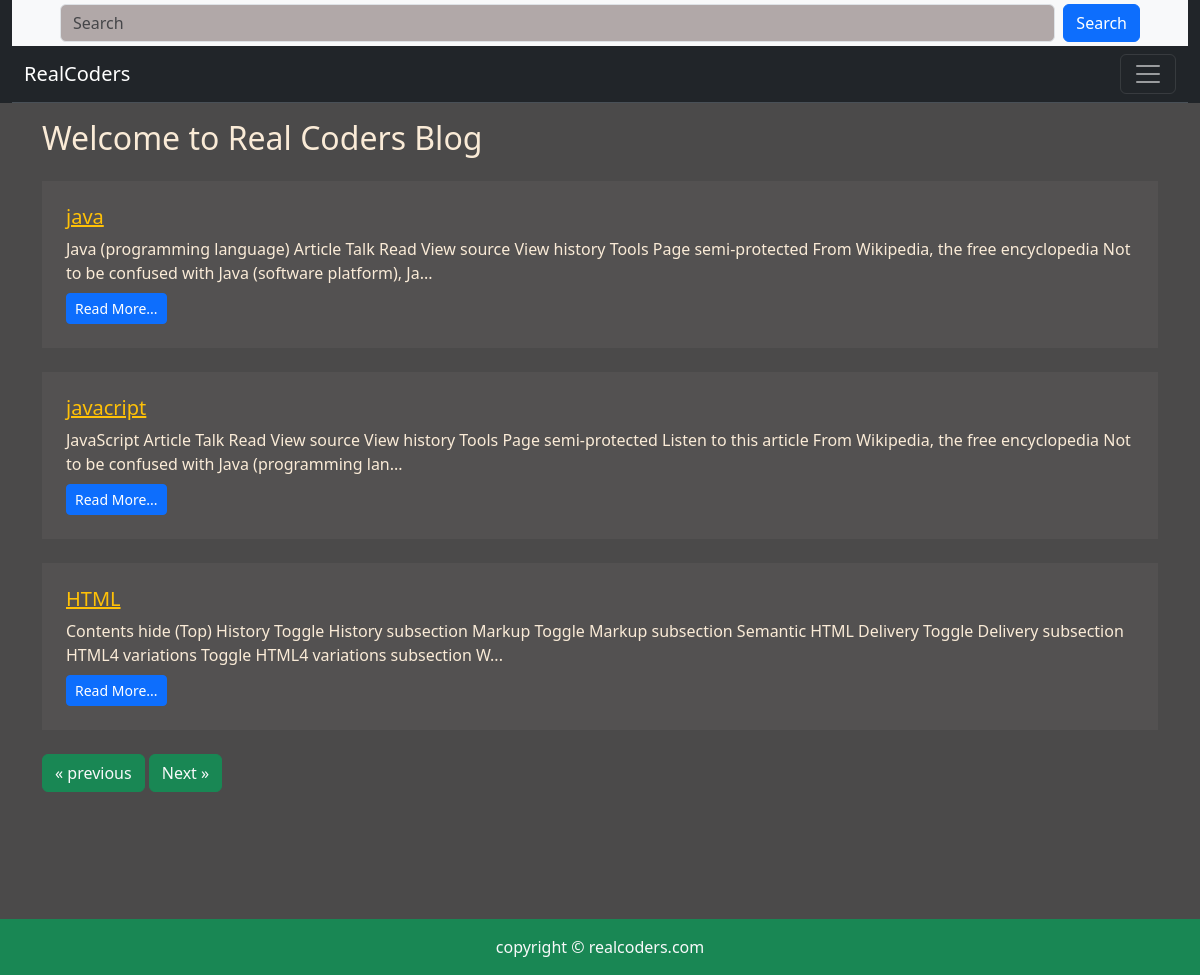
Screenshot of /blog/ with the database file from the repository.
### blog/models.py (models this page shows)
class post(models.Model):
     title=models.CharField(max_length=150)
     desc=models.TextField()

### blog/views.py (the view)
# urls.py: 2. Add a URL to urlpatterns:  path('blog/', include('blog.urls'))
def blog(request):
      no_of_post=3
      page=request.GET.get('page')
      if page is None:
            page=1
      else:
            page=int(page)
      blogs=post.objects.all()
      length=len(blogs)
      blogs=blogs[(page-1)*no_of_post:page*no_of_post]
      if page>1:
         prev=page-1
      else:
           prev=None
      if page<math.ceil(length/no_of_post):
        nxt=page+1
      else:
           nxt=None
      context={
            'blogs':blogs,
            'prev':prev,
            'nxt':nxt
      }
      return render(request,'blog/bloghome.html',context)

### blog/templates/blog/bloghome.html (shortened to what this page needs)
{% extends "blog/base.html" %}
 {% load static %}
{% block content %}
<div class="container">
     <h2 class="my-3">Welcome to Real Coders Blog</h2>
     {% for blog in blogs %}
     <div class="my-4 jumbo-color p-4">
          <h5 class=""><a href="/blogpost/{{blog.id}}" class="text-warning">{{blog.title}}</a></h5>
          <div class="my-2">
            {{blog.desc|safe|slice:200}}...
          </div>
          <div>
          <a href="/blogpost/{{blog.id}}" class="text-dark"><button class="btn btn-primary btn-sm">Read More...</button></a>
         </div>
        </div>
     {% endfor %}
     <div class="my-3">
       {% if prev %}
     <button class="btn btn-success"><a href="/blog?page={{prev}} " class="text-light btn-pagination">&laquo; previous</a></button>
     {% else %}
     <button class="btn btn-success"><a href="#" class="text-light btn-pagination">&laquo; previous</a></button>
     {% endif %}
     {% if nxt  %}
     <button class="btn btn-success float-right"><a href="/blog?page={{nxt}}" class="text-light btn-pagination">Next &raquo; </a></button>
     {% else %}
     <button class="btn btn-success float-right"><a href="#" class="text-light btn-pagination">Next &raquo; </a></button>
     {% endif %}
     </div>
     </div>
     </div>
{% endblock content %}

### blog/static/blog/css/style.css (style rules this page uses)
body { background: rgb(75,74,74); color: antiquewhite; }
.jumbo-color { background:rgb(83,81,81); }

### blog/templates/blog/bloghome.html (style rules this page uses)
.btn-pagination { text-decoration: none; }
.container { min-height:100vh; }

### rows the page displays
post: title "java", desc "Java (programming language) Article Talk Read View source View history Tools Page semi-protected From Wikipedia, the free encyclopedia Not to be confused with Java (software platform), Ja"
post: title "javacript", desc "JavaScript Article Talk Read View source View history Tools Page semi-protected Listen to this article From Wikipedia, the free encyclopedia Not to be confused with Java (programming lan"
post: title "HTML", desc "Contents hide (Top) History Toggle History subsection Markup Toggle Markup subsection Semantic HTML Delivery Toggle Delivery subsection HTML4 variations Toggle HTML4 variations subsection W"
